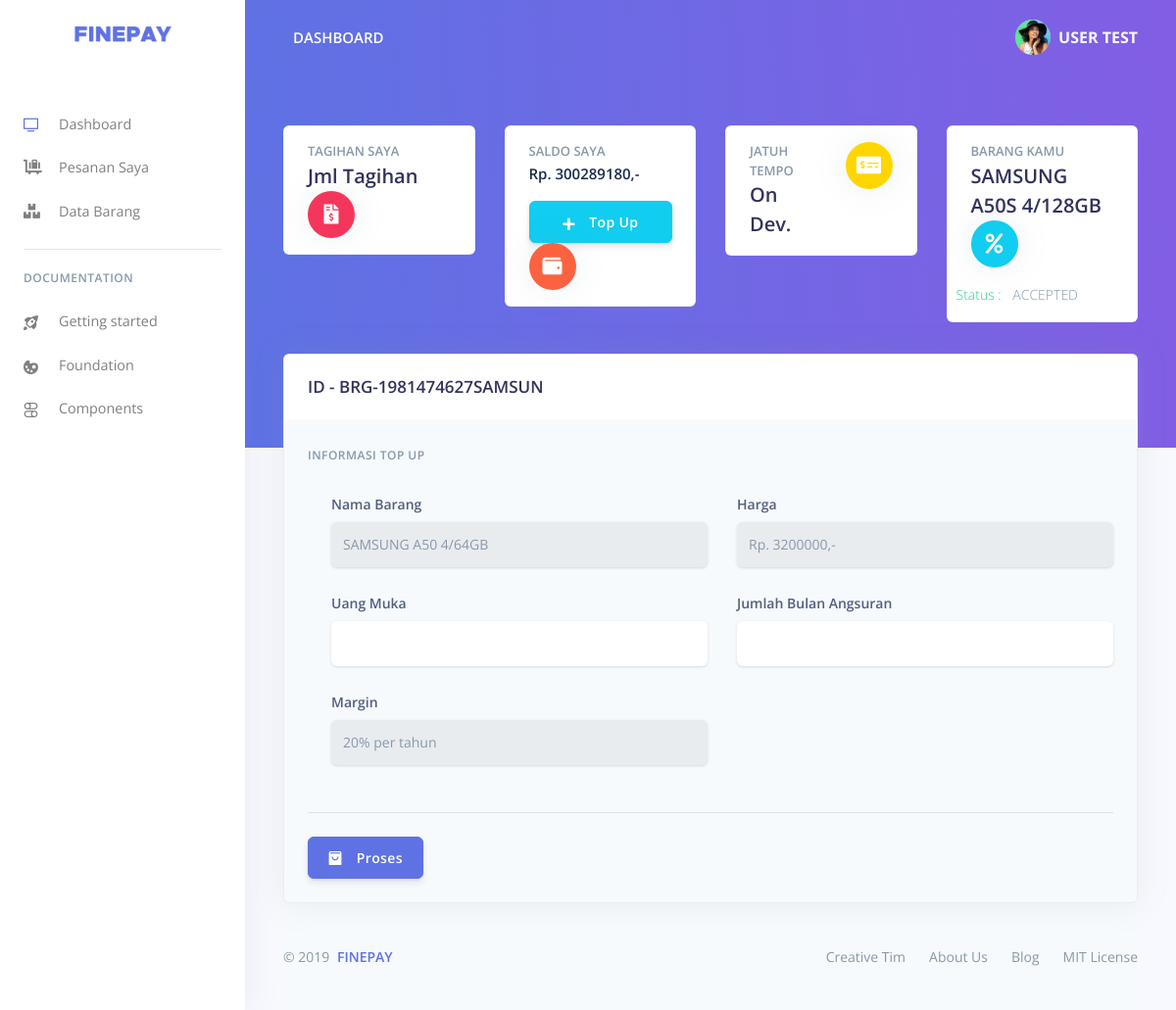
The app's page /dashboard/user/view-proses-pesanan.php?id=BRG-1981474627SAMSUN (signed in) with its own data.
### tables this page shows
CREATE TABLE `dompet` (
  `id_dompet` varchar(15) NOT NULL,
  `id_user` varchar(15) DEFAULT NULL,
  `jenis_dompet` varchar(20) DEFAULT NULL,
  `saldo` bigint(20) DEFAULT NULL
);

CREATE TABLE `pesanan` (
  `id_pesanan` varchar(10) NOT NULL,
  `id_user` varchar(15) DEFAULT NULL,
  `id_barang` varchar(20) DEFAULT 'NULL',
  `tgl_pesanan` datetime DEFAULT NULL,
  `ket_pesanan` text DEFAULT NULL
);

CREATE TABLE `barang` (
  `id_barang` varchar(20) NOT NULL,
  `nama_barang` varchar(50) NOT NULL,
  `harga` decimal(10,0) NOT NULL
);

CREATE TABLE `bunga` (
  `id_bunga` varchar(20) NOT NULL,
  `bunga_persen` int(11) NOT NULL
);

### dashboard/user/query-user.php (called while the page is built, shortened)
<?php
include('../koneksi.php');
$query_cek_pesanan = "SELECT users.nama, barang.nama_barang, pesanan.id_pesanan, pesanan.tgl_pesanan, pesanan.ket_pesanan
FROM pesanan
JOIN users ON users.id=pesanan.id_user
JOIN barang ON barang.id_barang=pesanan.id_barang WHERE users.id='" . $_SESSION['id'] ."'";
$sql_cek_pesanan= mysqli_query($koneksi, $query_cek_pesanan );
$cek_data_pesanan = mysqli_num_rows($sql_cek_pesanan);
if ($cek_data_pesanan > 0){
        $view_pesanan = true;
} else {
    $view_pesanan = false;
}
?>

### dashboard/user/data-update-pesanan.php (the view, shortened to what this page needs)
<?php
$id_pesanan = $_GET['id'];
$query_mysql_view_detail_barang = mysqli_query($koneksi,
    "SELECT * FROM `barang` WHERE id_barang='$id_pesanan'");
while ($data_barang_detai = mysqli_fetch_array($query_mysql_view_detail_barang)){
$query_mysql_view_bunga_pertahun = mysqli_query($koneksi,
  "SELECT * FROM `bunga` LIMIT 1");
while ($data_bunga_detail = mysqli_fetch_array($query_mysql_view_bunga_pertahun)){
?>
<div class="container-fluid mt--7">
      <div class="row">
        <div class="col-xl-12 order-xl-1">
          <div class="card bg-secondary shadow">
            <div class="card-header bg-white border-0">
              <div class="row align-items-center">
                <div class="col-8">
                  <h3 class="mb-0">ID - <?php echo $data_barang_detai['id_barang'] ?></h3>
                </div>
              </div>
            </div>
            <div class="card-body">
              <form action="./proses.php" method="POST">
                <h6 class="heading-small text-muted mb-4">Informasi Top Up</h6>
                <div class="pl-lg-4">
                  <div class="row">
                    <div class="col-lg-6">
                      <div class="form-group">
                        <label class="form-control-label" for="input-username">Nama Barang</label>
                        <input class="form-control form-control-alternative" disabled value="<?php echo $data_barang_detai['nama_barang']; ?>">
                      </div>
                    </div>
                    <div class="col-lg-6">
                      <div class="form-group">
                        <label class="form-control-label" for="input-email">Harga</label>
                        <input class="form-control form-control-alternative" disabled value="<?php echo "Rp. ".$data_barang_detai['harga'].",-" ?>">
                      </div>
                    </div>
                  </div>
                  <div class="row">
                    <div class="col-lg-6">
                      <div class="form-group">
                        <label class="form-control-label" for="input-first-name">Uang Muka </label>
                        <input class="form-control form-control-alternative" type="numeric" name="jml_dp">
                      </div>
                      <div class="form-group">
                        <label class="form-control-label" for="input-email">Margin</label>
                        <input class="form-control form-control-alternative" disabled value="<?php echo $data_bunga_detail['bunga_persen']."% per tahun";  ?>">
                      </div>
                    </div>
                    <div class="col-lg-6">
                      <div class="form-group">
                        <label class="form-control-label" for="input-first-name">Jumlah Bulan Angsuran </label>
                        <input class="form-control form-control-alternative" type="numeric" name="jml_bulan">
                      </div>
                    </div>
                  </div>
                </div>
                <hr class="my-4" />
                <button class="btn btn-icon btn-3 btn-primary" type="submit" name="prosesPesan">
                    <span class="btn-inner--icon"><i class="ni ni-bag-17"></i></span>
                    <span class="btn-inner--text">Proses</span>
                </button>
              </form>
            </div>
          </div>
        </div>
        </div>
      <?php } }?>

### dashboard/user/header-user.php (shortened to what this page needs)
<?php
include('../koneksi.php');
if(!isset($_SESSION['username'])){
	header("location:./../index.php");
} else {
    include('query-user.php');
    $sql_view_saldo = "SELECT dompet.saldo as 'jmlsaldo' FROM `dompet` JOIN users ON users.id=dompet.id_user WHERE id_user='$_SESSION[id]'";
    $query_view_saldo= mysqli_query($koneksi, $sql_view_saldo );
    $jml_saldo = mysqli_fetch_array($query_view_saldo);
    $cek_data = mysqli_num_rows($query_view_saldo);
    if($cek_data == NULL) {
        $a = "Belum Memiliki Dompet";
        $showCreateDompet = true;
    } else if ($cek_data > 0){
        $mataUang = "Rp. ";
        $akhirMataUang = ",-";
        $a = $mataUang.$jml_saldo['jmlsaldo'].$akhirMataUang;
        $showCreateDompet = false;
    } else if ($cek_data == 0) {
        $a = '0';
    } else {
        echo "Gagal mendapatkan data";
    }
}
?>
<!DOCTYPE html>
<html lang="en">
<head>
  <link href="../assets/js/plugins/nucleo/css/nucleo.css" rel="stylesheet" />
  <link href="../assets/js/plugins/@fortawesome/fontawesome-free/css/all.min.css" rel="stylesheet" />
  <link href="../assets/css/style.css" rel="stylesheet" />
  <link href="../assets/css/argon-dashboard.css?v=1.1.0" rel="stylesheet" />
  <link rel="stylesheet" type="text/css" href="../assets/datables/datatables.min.css"/>
</head>
<body class="">
  <nav class="navbar navbar-vertical fixed-left navbar-expand-md navbar-light bg-white" id="sidenav-main">
    <div class="container-fluid">
      <a class="navbar-brand pt-0" href="../index.html">
        <img src="../assets/img/brand/logo_finepay.png" class="navbar-brand-img" alt="...">
      </a>
      <div class="collapse navbar-collapse" id="sidenav-collapse-main">
        <ul class="navbar-nav">
          <li class="nav-item  class=" active" ">
          <a class=" nav-link  " href=" ./index.php"> <i class="ni ni-tv-2 text-primary"></i> Dashboard
            </a>
          </li>
          <li class="nav-item  class=" active" ">
          <a class=" nav-link  " href=" ./view-pesanan.php"> <i class="fas fa-luggage-cart"></i> Pesanan Saya
            </a>
          </li>
          <li class="nav-item  class=" active" ">
          <a class=" nav-link  " href=" ./view-barang.php"> <i class="fas fa-boxes"></i> Data Barang
            </a>
          </li>
        </ul>
        <hr class="my-3">
        <h6 class="navbar-heading text-muted">Documentation</h6>
        <ul class="navbar-nav mb-md-3">
          <li class="nav-item">
            <a class="nav-link" href="https://demos.creative-tim.com/argon-dashboard/docs/getting-started/overview.html">
              <i class="ni ni-spaceship"></i> Getting started
            </a>
          </li>
          <li class="nav-item">
            <a class="nav-link" href="https://demos.creative-tim.com/argon-dashboard/docs/foundation/colors.html">
              <i class="ni ni-palette"></i> Foundation
            </a>
          </li>
          <li class="nav-item">
            <a class="nav-link" href="https://demos.creative-tim.com/argon-dashboard/docs/components/alerts.html">
              <i class="ni ni-ui-04"></i> Components
            </a>
          </li>
        </ul>
      </div>
    </div>
  </nav>
  <div class="main-content">
    <nav class="navbar navbar-top navbar-expand-md navbar-dark" id="navbar-main">
      <div class="container-fluid">
        <a class="h4 mb-0 text-white text-uppercase d-none d-lg-inline-block" href="./index.php">Dashboard</a>
        <ul class="navbar-nav align-items-center d-none d-md-flex">
          <li class="nav-item dropdown">
            <a class="nav-link pr-0" href="#" role="button" data-toggle="dropdown" aria-haspopup="true" aria-expanded="false">
              <div class="media align-items-center">
                <span class="avatar avatar-sm rounded-circle">
                  <img alt="Image placeholder" src="../assets/img/theme/team-4-800x800.jpg">
                </span>
                <div class="media-body ml-2 d-none d-lg-block">
                  <b> <?php echo $_SESSION['nama'];?> </b>
                </div>
              </div>
            </a>
          </li>
        </ul>
      </div>
    </nav>
    <div class="header bg-gradient-primary pb-8 pt-5 pt-md-8">
      <div class="container-fluid">
        <div class="header-body">
          <div class="row">
            <div class="col-xl-3 col-lg-6">
              <div class="card card-stats mb-4 mb-xl-0">
                <div class="card-body">
                  <div class="row">
                    <div class="col">
                      <h5 class="card-title text-uppercase text-muted mb-0">Tagihan Saya</h5>
                      <span class="h2 font-weight-bold mb-0"><?php echo "Jml Tagihan"?></span>
                    </div>
                    <div class="col-auto">
                      <div class="icon icon-shape bg-danger text-white rounded-circle shadow">
                      <i class="fas fa-file-invoice-dollar"></i>
                      </div>
                    </div>
                  </div>
                </div>
              </div>
            </div>
            <div class="col-xl-3 col-lg-6">
              <div class="card card-stats mb-4 mb-xl-0">
                <div class="card-body">
                  <div class="row">
                    <div class="col">
                      <h5 class="card-title text-uppercase text-muted mb-0">Saldo Saya</h5>
                      <span class="font-weight-bold mb-0 font-biru"><?php echo $a; ?></span>
                      <?php
                        if ($showCreateDompet == true) {
                            echo "<br>
                                <button class='btn btn-icon btn-secondary btn-card-1' type='button'>
                                <span class='btn-inner--icon'><i class='fas fa-plus'></i></span>
                                <span class='btn-inner--text'>Tambah</span>
                                </button>";
                        } else {
                            echo "
                                <p class='mt-3 mb-0 text-muted text-sm'>
                                    <button class='btn btn-icon btn-info btn-card-1' type='button' data-toggle='modal' data-target='#modal-input-topup'>
                                    <span class='btn-inner--icon'><i class='fas fa-plus'></i></span>
                                    <span class='btn-inner--text'>Top Up</span>
                                  </button>
                                </p>
                                ";?>
                      <?php
                        }
                      ?>
                    </div>
                    <div class="col-auto">
                      <div class="icon icon-shape bg-warning text-white rounded-circle shadow">
                      <i class="fas fa-wallet"></i>
                      </div>
                    </div>
                  </div>
                </div>
              </div>
            </div>
            <div class="col-xl-3 col-lg-6">
              <div class="card card-stats mb-4 mb-xl-0">
                <div class="card-body">
                  <div class="row">
                    <div class="col">
                      <h5 class="card-title text-uppercase text-muted mb-0">Jatuh Tempo</h5>
                      <span class="h2 font-weight-bold mb-0">On Dev.</span>
                    </div>
                    <div class="col-auto">
                      <div class="icon icon-shape bg-yellow text-white rounded-circle shadow">
                      <i class="fas fa-money-check-alt"></i>
                      </div>
                    </div>
                  </div>
                </div>
              </div>
            </div>
            <div class="col-xl-3 col-lg-6">
              <div class="card card-stats mb-4 mb-xl-0">
                <div class="card-body">
                  <div class="row">
                  <?php
                  if($view_pesanan == true) {
                    while($row_pesan = mysqli_fetch_assoc($sql_cek_pesanan)) {
                  ?>
                    <div class="col">
                      <h5 class="card-title text-uppercase text-muted mb-0">Barang Kamu</h5>
                      <span class="h2 font-weight-bold mb-0"><?php echo  $row_pesan['nama_barang']; ?></span>
                    </div>
                    <div class="col-auto">
                      <div class="icon icon-shape bg-info text-white rounded-circle shadow">
                        <i class="fas fa-percent"></i>
                      </div>
                    </div>
                    <p class="mt-3 mb-0 text-muted text-sm">
                    <span class="text-success mr-2">Status : </span>
                    <span class="text-nowrap"><?php echo $row_pesan['ket_pesanan']; ?></span>
                  </p>
                    <?php }
                  } else if($view_pesanan == false) {
                  ?>
                  <div class="col">
                      <h5 class="card-title text-uppercase text-muted mb-0">Ajukan Barang Kamu</h5>
                      <span class="h2 font-weight-bold mb-0">
                      </span>
                    </div>
                    <div class="col-auto">
                      <div class="icon icon-shape bg-info text-white rounded-circle shadow">
                        <i class="fas fa-percent"></i>
                      </div>
                    </div>
                    <a href='view-data-barang.php'>
                      <button class='btn btn-icon btn-info btn-card-1' type='button'>
                        <span class='btn-inner--icon'><i class='fas fa-plus'></i></span>
                        <span class='btn-inner--text'>Ajukan Sekarang</span>
                      </button>
                      </a>
                  <?php
                  }
                  ?>
                  </div>
                </div>
              </div>
            </div>
          </div>
        </div>
      </div>
    </div>

### dashboard/assets/css/style.css (style rules this page uses)
button.btn.btn-icon.btn-secondary.btn-card-1, button.btn.btn-icon.btn-info.btn-card-1 { width: 100%; }
span.font-weight-bold.mb-0.font-biru { color: #172b4d; font-size: 15px; }

### records on screen
dompet: saldo "Rp. 300289180,-"
pesanan: id_barang.nama_barang "SAMSUNG A50S 4/128GB", ket_pesanan "ACCEPTED"
barang: id_barang "BRG-1981474627SAMSUN", nama_barang "SAMSUNG A50 4/64GB", harga "Rp. 3200000,-"
bunga: bunga_persen "20% per tahun"

### other values on screen
$_SESSION['nama'] "USER TEST"
